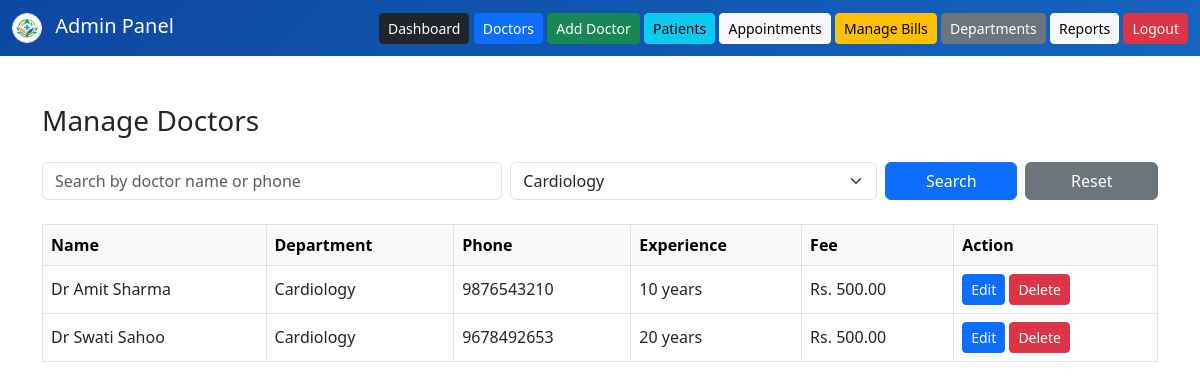
Screenshot of /admin/manage_doctors.php?department_id=1 (signed in) with the database file from the repository.
### tables this page shows
CREATE TABLE `doctors` (
  `doctor_id` int(11) NOT NULL,
  `user_id` int(11) DEFAULT NULL,
  `first_name` varchar(50) DEFAULT NULL,
  `last_name` varchar(50) DEFAULT NULL,
  `department_id` int(11) DEFAULT NULL,
  `phone` varchar(15) DEFAULT NULL,
  `experience` int(11) DEFAULT NULL,
  `available_days` varchar(100) DEFAULT NULL,
  `start_time` time DEFAULT NULL,
  `end_time` time DEFAULT NULL,
  `consultation_fee` decimal(10,2) DEFAULT NULL,
  `middle_name` varchar(50) DEFAULT NULL,
  `date_of_birth` date DEFAULT NULL,
  `title` enum('Mr','Mrs','Miss','Ms','Dr','Other') DEFAULT 'Dr',
  `image` varchar(255) DEFAULT NULL
);

CREATE TABLE `departments` (
  `department_id` int(11) NOT NULL,
  `department_name` varchar(100) NOT NULL
);

### admin/manage_doctors.php (the view, shortened to what this page needs)
<?php
include("../config/db.php");
$search = isset($_GET['search']) ? trim($_GET['search']) : '';
$department_id = isset($_GET['department_id']) ? (int) $_GET['department_id'] : 0;
$dept_query = "SELECT department_id, department_name FROM departments ORDER BY department_name ASC";
$dept_result = mysqli_query($con, $dept_query);
$query = "SELECT doctors.*, departments.department_name
          FROM doctors
          JOIN departments ON doctors.department_id = departments.department_id
          WHERE 1=1";
if ($department_id > 0) {
    $query .= " AND doctors.department_id = '$department_id'";
}
$query .= " ORDER BY doctors.first_name ASC";
$result = mysqli_query($con, $query);
?>
<!DOCTYPE html>
<html>
<head>
<link href="https://cdn.jsdelivr.net/npm/bootstrap@5.3.0/dist/css/bootstrap.min.css" rel="stylesheet">
</head>
<body>
<nav class="navbar navbar-dark mb-4">
  <div class="container-fluid">
    <a class="navbar-brand mb-0 h1" href="#">
      <img src="../assets/images/logo.png" alt="Logo" width="30" height="30" class="d-inline-block align-middle me-2 rounded-circle border border-white" style="object-fit: cover;">
      Admin Panel
    </a>
    <div>
      <a href="dashboard.php" class="btn btn-dark btn-sm">Dashboard</a>
      <a href="manage_doctors.php" class="btn btn-primary btn-sm">Doctors</a>
      <a href="add_doctor.php" class="btn btn-success btn-sm">Add Doctor</a>
      <a href="manage_patients.php" class="btn btn-info btn-sm">Patients</a>
      <a href="manage_appointments.php" class="btn btn-light btn-sm">Appointments</a>
      <a href="manage_bills.php" class="btn btn-warning btn-sm">Manage Bills</a>
      <a href="add_department.php" class="btn btn-secondary btn-sm">Departments</a>
      <a href="reports.php" class="btn btn-light btn-sm">Reports</a>
      <a href="../logout.php" class="btn btn-danger btn-sm">Logout</a>
    </div>
  </div>
</nav>
<div class="container mt-5">
<h3 class="mb-4">Manage Doctors</h3>
<form method="GET" class="row g-2 mb-4">
  <div class="col-md-5">
    <input type="text" name="search" class="form-control" placeholder="Search by doctor name or phone" value="<?php echo htmlspecialchars($search); ?>">
  </div>
  <div class="col-md-4">
    <select name="department_id" class="form-select">
      <?php while ($dept = mysqli_fetch_assoc($dept_result)) { ?>
        <option value="<?php echo $dept['department_id']; ?>" <?php if ($department_id == $dept['department_id']) echo 'selected'; ?>>
          <?php echo htmlspecialchars($dept['department_name']); ?>
        </option>
      <?php } ?>
    </select>
  </div>
  <div class="col-md-3 d-flex gap-2">
    <button type="submit" class="btn btn-primary w-100">Search</button>
    <a href="manage_doctors.php" class="btn btn-secondary w-100">Reset</a>
  </div>
</form>
<table class="table table-bordered table-hover align-middle">
<tr class="table-light">
<th>Name</th>
<th>Department</th>
<th>Phone</th>
<th>Experience</th>
<th>Fee</th>
<th>Action</th>
</tr>
<?php if (mysqli_num_rows($result) > 0) { ?>
  <?php while ($row = mysqli_fetch_assoc($result)) { ?>
  <tr>
    <td><?php echo $row['title'] . " " . $row['first_name'] . " " . $row['last_name']; ?></td>
    <td><?php echo $row['department_name']; ?></td>
    <td><?php echo $row['phone']; ?></td>
    <td><?php echo $row['experience']; ?> years</td>
    <td>Rs. <?php echo number_format($row['consultation_fee'], 2); ?></td>
    <td>
      <a href="edit_doctor.php?id=<?php echo $row['doctor_id']; ?>" class="btn btn-primary btn-sm">Edit</a>
      <a href="delete_doctor.php?id=<?php echo $row['doctor_id']; ?>" class="btn btn-danger btn-sm" onclick="return confirm('Are you sure you want to delete this doctor?');">Delete</a>
    </td>
  </tr>
  <?php } ?>
<?php } else { ?>
  <tr>
    <td colspan="6" class="text-center text-muted">No doctors found.</td>
  </tr>
<?php } ?>
</table>
</div>
</body>
</html>

### admin/manage_doctors.php (style rules this page uses)
.navbar { background: linear-gradient(135deg, #0d47a1 0%, #1565c0 100%); position: sticky; top: 0; z-index: 1000; }

### rows the page displays
doctors: title "Dr", first_name "Amit", last_name "Sharma", department.department_name "Cardiology", phone "9876543210", experience "10", consultation_fee "500.00"
doctors: title "Dr", first_name "Swati", last_name "Sahoo", department.department_name "Cardiology", phone "9678492653", experience "20", consultation_fee "500.00"

### other values shown
form field department_id "Cardiology"
